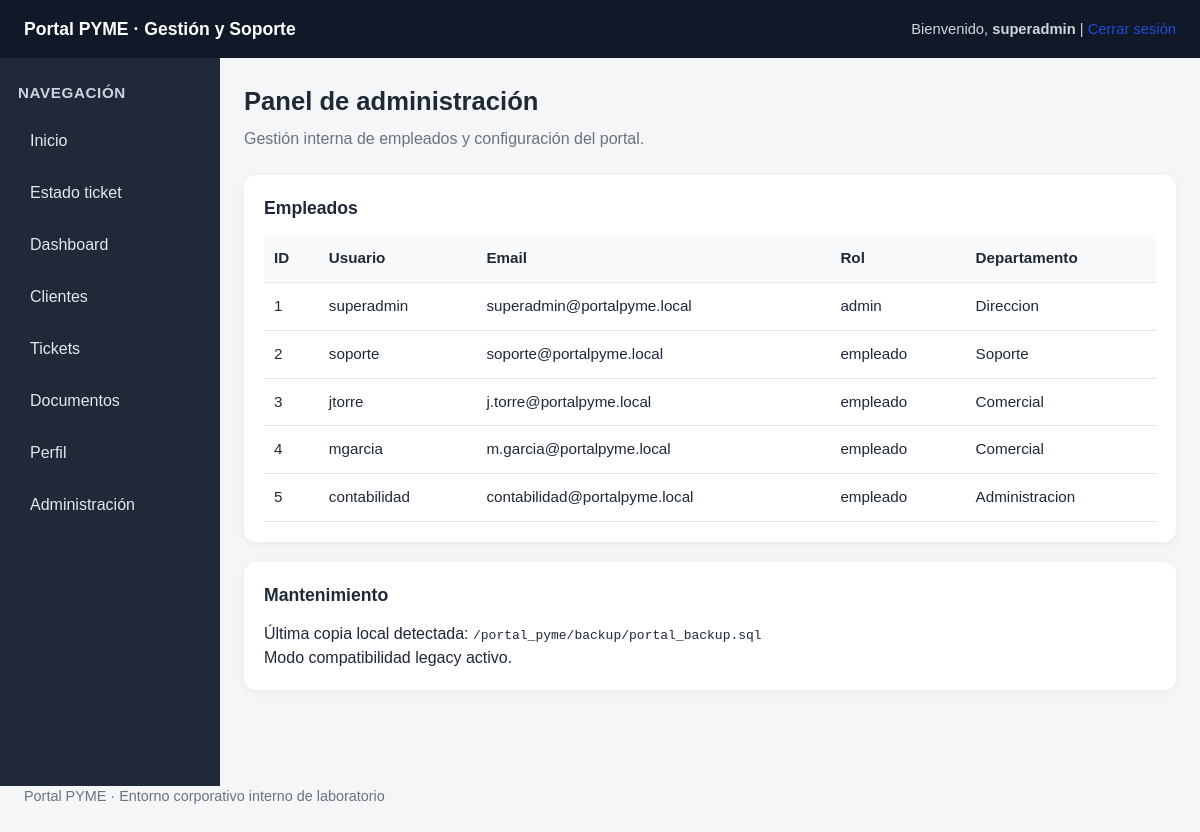
The page /admin/panel.php (signed in) on the database as committed earlier.
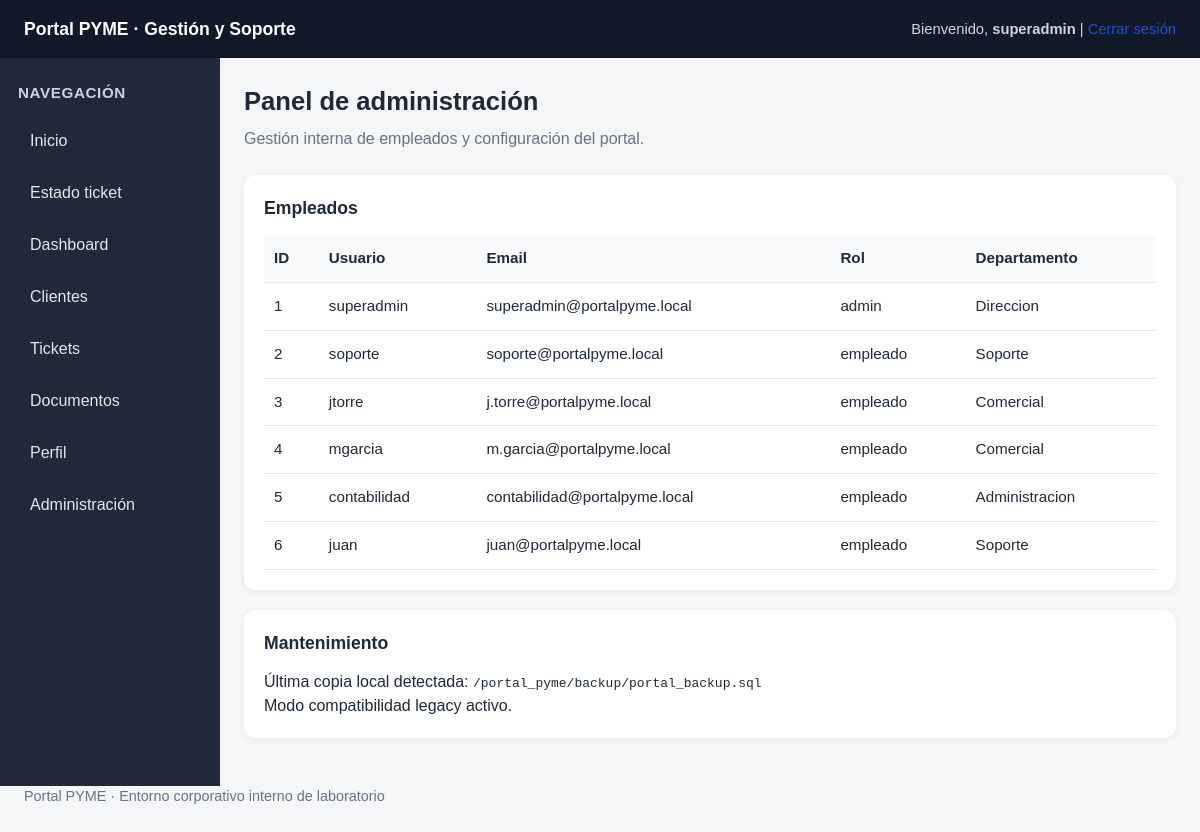
The same page on the database as committed later.
### tables this page shows
CREATE TABLE empleados (
    id INT AUTO_INCREMENT PRIMARY KEY,
    username VARCHAR(50) NOT NULL UNIQUE,
    password VARCHAR(100) NOT NULL,
    email VARCHAR(120) NOT NULL,
    rol VARCHAR(30) NOT NULL,
    departamento VARCHAR(80) NOT NULL
);

### admin/panel.php (the view, shortened to what this page needs)
<?php
include '../config/db.php';
include '../includes/header.php';
include '../includes/sidebar.php';
$empleados = $conn->query("SELECT id, username, email, rol, departamento FROM empleados ORDER BY id ASC");
?>
<section class="page-header">
    <h2>Panel de administración</h2>
    <p>Gestión interna de empleados y configuración del portal.</p>
</section>
<div class="card">
    <h3>Empleados</h3>
    <div class="table-wrapper">
        <table>
            <tr><th>ID</th><th>Usuario</th><th>Email</th><th>Rol</th><th>Departamento</th></tr>
            <?php while ($row = $empleados->fetch_assoc()): ?>
                <tr>
                    <td><?php echo $row['id']; ?></td>
                    <td><?php echo htmlspecialchars($row['username']); ?></td>
                    <td><?php echo htmlspecialchars($row['email']); ?></td>
                    <td><?php echo htmlspecialchars($row['rol']); ?></td>
                    <td><?php echo htmlspecialchars($row['departamento']); ?></td>
                </tr>
            <?php endwhile; ?>
        </table>
    </div>
</div>
<div class="card">
    <h3>Mantenimiento</h3>
    <p>Última copia local detectada: <code>/portal_pyme/backup/portal_backup.sql</code></p>
    <p>Modo compatibilidad legacy activo.</p>
</div>
<?php include '../includes/footer.php'; ?>

### includes/header.php (shortened to what this page needs)
<!DOCTYPE html>
<html lang="es">
<head>
    <link rel="stylesheet" href="/portal_pyme/assets/css/style.css">
</head>
<body>
<header class="topbar">
    <h1 style="margin:0;">
        <a href="/portal_pyme/index.php"
           style="color: inherit; text-decoration: none;">
            Portal PYME · Gestión y Soporte
        </a>
    </h1>
    <div class="topbar-text">
        <?php if (isset($_SESSION['username'])): ?>
            Bienvenido, <strong><?php echo htmlspecialchars($_SESSION['username']); ?></strong> |
            <a href="/portal_pyme/logout.php" class="logout-btn">Cerrar sesión</a>
        <?php else: ?>
            Plataforma corporativa de clientes e incidencias
        <?php endif; ?>
    </div>
</header>
<div class="layout">

### includes/sidebar.php (shortened to what this page needs)
<aside class="sidebar">
    <h2>Navegación</h2>
    <nav>
        <a href="/portal_pyme/index.php">Inicio</a>
        <a href="/portal_pyme/estado_ticket.php">Estado ticket</a>
        <?php if (isset($_SESSION['empleado_id'])): ?>
            <a href="/portal_pyme/dashboard.php">Dashboard</a>
            <a href="/portal_pyme/clientes.php">Clientes</a>
            <a href="/portal_pyme/tickets.php">Tickets</a>
            <a href="/portal_pyme/documentos.php">Documentos</a>
            <a href="/portal_pyme/perfil.php">Perfil</a>
            <?php if (($_SESSION['rol'] ?? '') === 'admin'): ?>
                <a href="/portal_pyme/admin/panel.php">Administración</a>
            <?php endif; ?>
        <?php endif; ?>
    </nav>
</aside>
<main class="content">

### includes/footer.php
</main>
</div>
<footer class="content footer">
    <p>Portal PYME · Entorno corporativo interno de laboratorio</p>
</footer>
</body>
</html>

### assets/css/style.css (style rules this page uses)
* { box-sizing: border-box; margin: 0; padding: 0; }
html, body { font-family: Arial, Helvetica, sans-serif; background: #f4f6f8; color: #1f2937; line-height: 1.5; }
body { min-width: 0; }
a { text-decoration: none; color: #1d4ed8; }
.topbar { background: #111827; color: #ffffff; padding: 16px 24px; display: flex; justify-content: space-between; align-items: center; gap: 12px; flex-wrap: wrap; }
.topbar h1 { font-size: 1.1rem; font-weight: 600; }
.topbar .topbar-text { font-size: 0.92rem; color: #d1d5db; }
.layout { display: flex; min-height: calc(100vh - 72px); min-width: 0; }
.sidebar { width: 220px; flex: 0 0 220px; background: #1f2937; color: white; padding: 24px 18px; }
.sidebar h2 { font-size: 0.95rem; margin-bottom: 14px; color: #cbd5e1; text-transform: uppercase; letter-spacing: 0.04em; }
.sidebar nav { display: flex; flex-direction: column; gap: 8px; }
.sidebar nav a { display: block; color: #e5e7eb; padding: 10px 12px; border-radius: 8px; }
.content { flex: 1 1 auto; min-width: 0; padding: 24px; }
.page-header { margin-bottom: 24px; }
.page-header h2 { font-size: 1.6rem; margin-bottom: 6px; }
.page-header p { color: #6b7280; }
.card { background: white; border-radius: 12px; padding: 20px; margin-bottom: 20px; box-shadow: 0 2px 10px rgba(0,0,0,0.06); overflow-x: auto; }
.card h3 { margin-bottom: 14px; font-size: 1.1rem; }
.table-wrapper { width: 100%; overflow-x: auto; }
table { width: 100%; min-width: 700px; border-collapse: collapse; background: white; }
table th, table td { padding: 12px 10px; border-bottom: 1px solid #e5e7eb; text-align: left; vertical-align: top; }
table th { background: #f9fafb; font-size: 0.95rem; white-space: nowrap; }
table td { font-size: 0.95rem; }
.footer { padding: 0 24px 24px 24px; color: #6b7280; font-size: 0.9rem; }

Rows that differ between the two databases and show on the page:
added empleados: id "6", username "juan", email "juan@portalpyme.local", rol "empleado", departamento "Soporte"
